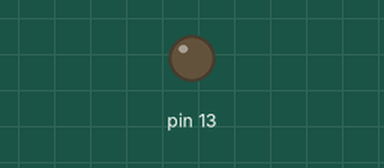
Recording of a sketch running on a simulated Arduino Uno, built with avr-gcc and run on an emulated ATmega328P. Parts: output pins drawn as LEDs (lit = HIGH). Pins used as bus, display or sensor lines are not drawn; what the sketch prints to the serial monitor is not drawn.

Above: at 0.1 s.
At 1.6 s:
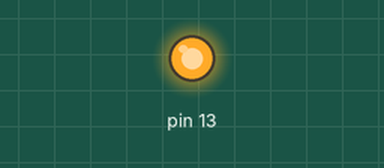
Timing chart, 0 to 3.1 s (numbered marks = the images above):
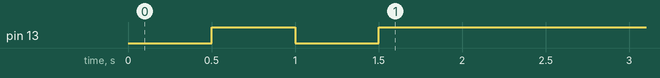

The sketch:

CS1621GN.ino
```cpp
/*Begining of Auto generated code by Atmel studio */
/*
This code is not clean and also is not perfect, this is only
a reference to extract ideas and adapte to your solution.
*/
#define LCD_in 7 // This is the pin number 7 on Arduino UNO
#define LCD_wr 8 // This is the pin number 8 on Arduino UNO
#define LCD_cs 9 // This is the pin number 9 on Arduino UNO

unsigned int symbolsHEX[16] = {0xFA,0x0A,0xD6,0x9E,0x2E,0xBC,0xFC,0x1A,0xFE,0x3E,0x7E,0xEC,0xF0,0xCE,0xF4,0x74};

//ATT: On the Uno and other ATMEGA based boards, unsigned ints (unsigned integers) are the same as ints in that they store a 2 byte value.
//Long variables are extended size variables for number storage, and store 32 bits (4 bytes), from -2,147,483,648 to 2,147,483,647.
/*
This is the format of commands:
READ..................110 A5A4A3A2A1A0 D0D1D2D3
WRITE.................101 A5A4A3A2A1A0 D0D1D2D3
READ- MODIFY -WRITE...101 A5A4A3A2A1A0 D0D1D2D3
SYS DIS...............100 000-0000-X C

SYS DIS 100 0000-0000-X C Turn off both system oscillator and LCD bias generator Yes
SYS EN 100 0000-0001-X C Turn on system oscillator LCD, OFF 100 0000-0010-X C
Turn off LCD bias generator Yes LCD ON 100 0000-0011-X C Turn on LCD bias generator
*/
void setup() {
  pinMode(LCD_wr, OUTPUT);
  pinMode(LCD_in, OUTPUT);
  pinMode(LCD_cs, OUTPUT);

  pinMode(13, OUTPUT);
  Serial.begin(115200);
  digitalWrite(LCD_cs, LOW);
  delayMicroseconds(5);
  digitalWrite(13, LOW);
  delay(500);
  digitalWrite(13, HIGH);
  delay(500);
  digitalWrite(13, LOW);
  delay(500);
  digitalWrite(13, HIGH);
  delay(500);
  //
  initLCD();
  delay(100);
}
void send_char(unsigned int a){
  unsigned int data = 0;
  unsigned int mask = 1; //our bitmask
    data=a;
    digitalWrite(LCD_cs, LOW); // When strobe is low, all output is enable. If high, all output will be set to low.
    delayMicroseconds(2);
  // I define the size of mask to send only 12 bits
    for (mask = 0b000000000001; mask<4096; mask <<= 1) { //iterate through bit mask
    // Serial.println(mask, BIN);
    digitalWrite(LCD_wr,LOW);// need invert the signal to allow 8 bits is is low only send 7 bits
    delayMicroseconds(2);
      if (data & mask){ // if bitwise AND resolves to true
        digitalWrite(LCD_in, HIGH);
      // Serial.print(1);
      }
      else{ //if bitwise and resolves to false
        digitalWrite(LCD_in, LOW);
      // Serial.print(0);
      }
      digitalWrite(LCD_wr, HIGH);// need invert the signal to allow 8 bits is is low only send 7 bits
      delayMicroseconds(2);
    }
    digitalWrite(LCD_cs, HIGH); // When strobe is low, all output is enable. If high, all output will be set to low.
      delayMicroseconds(2);
}
void send_cmd(unsigned int a){
  // Attention: The "cmd" use 13 bits, the send_char use only 12
  //
  unsigned int data = 0;
  unsigned int mask = 1; //our bitmask
    data=a;
    digitalWrite(LCD_cs, LOW); // When strobe is low, all output is enable. If high, all output will be set to low.
    delayMicroseconds(2);
  // I define the size of mask to send only 12 bits
    for (mask = 0b0000000000001; mask < 8192; mask <<= 1) { //iterate through bit mask
      //Serial.println(mask, BIN);
    digitalWrite(LCD_wr,LOW);// need invert the signal to allow 8 bits is is low only send 7 bits
    delayMicroseconds(2);
      if (data & mask){ // if bitwise AND resolves to true
        digitalWrite(LCD_in, HIGH);
        //Serial.print(1);
      }
      else{ //if bitwise and resolves to false
        digitalWrite(LCD_in, LOW);
        //Serial.print(0);
      }
      digitalWrite(LCD_wr, HIGH);// need invert the signal to allow 8 bits is is low only send 7 bits
      delayMicroseconds(2);
    }
    digitalWrite(LCD_cs, HIGH); // When strobe is low, all output is enable. If high, all output will be set to low.
    delayMicroseconds(2);
}
void send_cmd13(unsigned int a){
  // Attention: The "cmd" use 13 bits, the send_char use only 12
  //
  unsigned int data = 0;
  unsigned int mask = 1; //our bitmask
    data=a;
    digitalWrite(LCD_cs, LOW); // When strobe is low, all output is enable. If high, all output will be set to low.
    delayMicroseconds(2);
  // I define the size of mask to send only 12 bits
    for (mask = 0b1000000000000; mask > 0; mask >>= 1) { //iterate through bit mask
      //Serial.println(mask, BIN);
    digitalWrite(LCD_wr,LOW);// need invert the signal to allow 8 bits is is low only send 7 bits
    delayMicroseconds(2);
      if (data & mask){ // if bitwise AND resolves to true
        digitalWrite(LCD_in, HIGH);
        //Serial.print(1);
      }
      else{ //if bitwise and resolves to false
        digitalWrite(LCD_in, LOW);
        //Serial.print(0);
      }
      digitalWrite(LCD_wr, HIGH);// need invert the signal to allow 8 bits is is low only send 7 bits
      delayMicroseconds(2);
    }
    digitalWrite(LCD_cs, HIGH); // When strobe is low, all output is enable. If high, all output will be set to low.
    delayMicroseconds(2);
}
void initLCD(){
    //*****************************************************************//
    //  LCD OFF 10000000010X Turn off LCD outputs
    //  LCD ON  10000000011X Turn on LCD outputs
    //
    //  BIAS & COM 1000010abXcX
    //  c=0: 1/2 bias option
    //  c=1: 1/3 bias option
    //  ab=00: 2 commons option
    //  ab=01: 3 commons option
    //  ab=10: 4 commons option
    //****************************************************************//
    //            X0Xba0100001
    //send_char(0b000100100001); //100 0010-abX0-X BIAS 1/2 LCD 1/2 bias option ab=00: 2 commons option ab=01: 3 commons option ab=10: 4 commons option
    //send_char(0b010100100001); //100 0010-abX0-X BIAS 1/2 LCD 1/2 bias option ab=00: 2 commons option ab=01: 3 commons option ab=10: 4 commons option
    //The LCD I'm use, have 4 common pins. I let the position of "a" with "1" to select this option!
    send_char(0b000010100001); //100 0010-abX1-X BIAS 1/3 LCD 1/3 bias option ab=00: 2 commons option ab=01: 3 commons option ab=10: 4 commons option
    send_char(0b001100000001);// TIMER EN 100 0000-0110-X  Enable time base output
    //send_char(0b000000000001); //SYS DIS Turn off both system oscillator and LCD bias generator, stay off
    //delay(2000);
    //send_char(0B100000000010); // SYS EN
    send_char(0B010000000001); // SYS EN
    //send_char(0B100000000110); // LCD ON
    send_char(0B011000000001); // LCD ON
    //send_char(0B001000000001); // LCD OFF
}
void fourBitsZero(void){
    // all the 4 first bits at left side with the value 0000, means clean LCD;
    send_cmd(0B0000000000101);
    send_cmd(0B0000100000101);
    send_cmd(0B0000010000101);
    send_cmd(0B0000110000101);
    send_cmd(0B0000001000101);
    send_cmd(0B0000101000101);
    send_cmd(0B0000011000101);
    send_cmd(0B0000111000101);
    send_cmd(0B0000000100101);
    send_cmd(0B0000100100101);
    send_cmd(0B0000010100101);
    send_cmd(0B0000110100101);
    send_cmd(0B0000001100101);
    send_cmd(0B0000101100101);
    send_cmd(0B0000011100101);
    send_cmd(0B0000111100101);
    //a0-a15 ... d0-d15
    send_cmd(0B0000000010101);
    send_cmd(0B0000100010101);
    send_cmd(0B0000010010101);
    send_cmd(0B0000110010101);
    send_cmd(0B0000001010101);
    send_cmd(0B0000101010101);
    send_cmd(0B0000011010101);
    send_cmd(0B0000111010101);
    send_cmd(0B0000000110101);
    send_cmd(0B0000100110101);
    send_cmd(0B0000010110101);
    send_cmd(0B0000110110101);
    send_cmd(0B0000001110101);
    send_cmd(0B0000101110101);
    send_cmd(0B0000011110101);
    send_cmd(0B0000111110101);
}
void numbers0123(void){
  //0xFA,0x0A,0xD6,0x9E,
    // 1/0-1/15 ... 4/0-4/15
    send_cmd(0B1111000000101); //first digit from left seg: a,d,e,f
    send_cmd(0B1010100000101); //First digit from left seg: b,g,c

    send_cmd(0B0000010000101); //Second digit from left seg: a,d,e,f
    send_cmd(0B1010110000101); //Second digit from left seg: b,g,c,dot

    send_cmd(0B1101001000101); //Third digit from left seg: d,e,f,a,
    send_cmd(0B0110101000101); //Third digit from left seg: c,g,b,dot

    send_cmd(0B1001011000101); //Fourth digit from left seg: d,e,f,a,
    send_cmd(0B1110111000101); //Fourth digit from left seg: c,g,b,dot
}
void numbers4567(void){
  //0x2E,0xBC,0xFC,0x1A,
    // 4
    send_cmd(0B0010000000101); //first digit from left seg: d,e,f,a
    send_cmd(0B1110100000101); //First digit from left seg: c,g,b,h
    //5
    send_cmd(0B1011010000101); //Second digit from left seg: d,e,f,a
    send_cmd(0B1100110000101); //Second digit from left seg: c,g,b,h
    //6
    send_cmd(0B1111001000101); //Third digit from left seg: d,e,f,a,
    send_cmd(0B1100101000101); //Third digit from left seg: c,g,b,h
    //7
    send_cmd(0B0001011000101); //Fourth digit from left seg: d,e,f,a,
    send_cmd(0B1010111000101); //Fourth digit from left seg: c,g,b,h
}
void numbers89AB(void){
  //0xFE,0x3E,0x7E,0xEC,
    // 8
    send_cmd(0B1111000000101); //first digit from left seg: d,e,f,a
    send_cmd(0B1110100000101); //First digit from left seg: c,g,b,h
    //9
    send_cmd(0B0011010000101); //Second digit from left seg: d,e,f,a
    send_cmd(0B1110110000101); //Second digit from left seg: c,g,b,h
    //A
    send_cmd(0B0111001000101); //Third digit from left seg: d,e,f,a,
    send_cmd(0B1110101000101); //Third digit from left seg: c,g,b,h
    //B
    send_cmd(0B1110011000101); //Fourth digit from left seg: d,e,f,a,
    send_cmd(0B1100111000101); //Fourth digit from left seg: c,g,b,h
}
void numbersCDEF(void){
  //0xF0,0xCE,0xF4,0x74
    // C
    send_cmd(0B1111000000101); //first digit from left seg: d,e,f,a
    send_cmd(0B0000100000101); //First digit from left seg: c,g,b,h
    //D
    send_cmd(0B1100010000101); //Second digit from left seg: d,e,f,a
    send_cmd(0B1110110000101); //Second digit from left seg: c,g,b,h
    //E
    send_cmd(0B1111001000101); //Third digit from left seg: d,e,f,a,
    send_cmd(0B0100101000101); //Third digit from left seg: c,g,b,h
    //F
    send_cmd(0B0111011000101); //Fourth digit from left seg: d,e,f,a,
    send_cmd(0B0100111000101); //Fourth digit from left seg: c,g,b,h
}
void segmentTest(void){
  unsigned int common=0;
  unsigned int address=0;
  unsigned int cmd=0b101;
  unsigned int mem=0;
  unsigned int aux=0;
  unsigned int var=0;
  unsigned int data=0;
  unsigned int temp=0;
  //
    for(common=0; common<16; common++){
        temp=0;
        var=(common << 9);
        //Serial.print("var: "); Serial.print(var, BIN); Serial.print("; var=");Serial.println(var, DEC);// Only for Debug
        //
            for (mem=0; mem< 64; mem++){
              data=0;
              data=(data | cmd);
              //Serial.print("Data 1: "); Serial.println(data, BIN); // Only for Debug
              aux=mem << 3;
              //Serial.print("aux: "); Serial.print(aux, BIN); Serial.print("; mem="); Serial.println(mem, DEC); // Only for Debug
              data=(data | aux);
              //Serial.print("Data 2: "); Serial.println(data, BIN); // Only for Debug
              temp=(data | var);
              send_cmd(temp);
              //Serial.println(temp, BIN); // Only for Debug
              delay(50);
              }
    }
}
void allOn(void){
  //This is a construction of a Command: cmd with 13 bits
  //The unsigned int declaration keep 2 bytes
  //WRITE.................101 A5A4A3A2A1A0D0D1D2D3  It is design of commmand to Write, 13 bits
    unsigned int common=0;
    unsigned int address=0;
    unsigned int cmd=0b101;
    unsigned int mem=0;
    unsigned int aux=0;
    unsigned int var=0;
    unsigned int data=0;
    unsigned int temp=0;
    //
  for(common=0; common<16; common++){  //This is the four bits of DATA: D0 to D3
          temp=0;
          //var=(common << 9); //Here I create the 4 bits used as Data D0 to D3.
          var = (0x0F << 9); //Here I force the 4 bits to value "1"
            for (mem=0; mem< 64; mem++){  //This will be used to fill address A5 to A0
              data=0;
              data=(data | cmd);  //cmd is the 3 bits which define the command type
              //Serial.print("Data 1: "); Serial.println(data, BIN); // Only for Debug
              //invertBit(mem);
              aux=mem << 3; //This is normal use
              //Serial.print("aux: "); Serial.print(aux, BIN); Serial.print("; mem="); Serial.println(mem, DEC); // Only for Debug
              data=(data | aux);
              //Serial.print("Data 2: "); Serial.println(data, BIN); // Only for Debug
              temp=(data | var);
              send_cmd(temp);
              Serial.println(temp, BIN);
              delayMicroseconds(2);
            }
  }
}
void allOff(void){
  //This is a construction of a Command: cmd with 13 bits
  //The unsigned int declaration keep 2 bytes
  //WRITE.................101 A5A4A3A2A1A0D0D1D2D3  It is design of commmand to Write, 13 bits
    unsigned int common=0;
    unsigned int address=0;
    unsigned int cmd=0b101;
    unsigned int mem=0;
    unsigned int aux=0;
    unsigned int var=0;
    unsigned int data=0;
    unsigned int temp=0;
    //
  for(common=0; common<16; common++){  //This is the four bits of DATA: D0 to D3
          temp=0;
          //var=(common << 9);  //Here I create the 4 bits used as Data D0 to D3.
          var = (0x00 << 9);    //Here I force the 4 bits to value "0"
            for (mem=0; mem< 64; mem++){  //This will be used to fill address A5 to A0
              data=0;
              data=(data | cmd);  //cmd is the 3 bits which define the command type
              //Serial.print("Data 1: "); Serial.println(data, BIN); // Only for Debug
              aux=mem << 3; //This is normal use
              //Serial.print("aux: "); Serial.print(aux, BIN); Serial.print("; mem="); Serial.println(mem, DEC); // Only for Debug
              data=(data | aux);
              //Serial.print("Data 2: "); Serial.println(data, BIN); // Only for Debug
              temp=(data | var);
              send_cmd(temp);
              Serial.println(temp, BIN);
              delayMicroseconds(2);
            }
  }
}
void hexValues(void){
  //This is a construction of a Command: cmd with 13 bits
  //The unsigned int declaration keep 2 bytes
  //WRITE.................101 A5A4A3A2A1A0D0D1D2D3  It is design of commmand to Write, 13 bits
    unsigned int cmd=0b101;
    unsigned int mem=0;
    unsigned int aux=0;
    unsigned int varL=0;
    unsigned int varH=0;
    unsigned int data=0;
    unsigned int temp=0;
    unsigned int odd = 0x00;
    unsigned int pos = 0x00;
    unsigned char myChar = 0x00;
    uint8_t cL = 0;
    uint8_t cH = 0;

    for(pos = 0; pos < 16; pos++){
      myChar = reverse_bits(symbolsHEX[pos]);
      cL = ((myChar >> 0) & 0x0F);
      cH = ((myChar >> 4) & 0x0F);
          for(mem = 0; mem < 8; mem++){  //This is the four bits of DATA: D0 to D3
              odd = (mem % 2);
              // Serial.print("Even/Odd: "); Serial.println(odd, HEX);
              // Serial.print(cH, HEX); Serial.print("  "); Serial.println(cL, HEX);
              data = 0;
              data = cmd << 10;  //cmd is the 3 bits which define the command type and I start it by the left side!
                   if(odd == 0){  //One number is assembled by two word's of 4 bits, I use the Odd and Even to identify each is the word High or Low
                    varL = (cL << 12); //
                    Serial.print("L :"); Serial.println(varL, BIN);
                    data = ((data | mem << 4));
                    temp = (data | varL >>12);
                    send_cmd13(temp); //I use this function to send the 13 bits cmd inverted, because I construct the instruction in reverse order, only by this!
                   }
                   else{
                    varH = (cH << 12); //
                    Serial.print("H :"); Serial.println(varH, BIN);
                    data = ((data | mem << 4));
                    temp = (data | varH >>12);
                    send_cmd13(temp); //I use this function to send the 13 bits cmd inverted, because I construct the instruction in reverse order, only by this!
                    delay(700); //Only here I do the delay, because the assemblage of the digit use 2 half byte! Finish at second word of 4 bits!
                   }
              delayMicroseconds(20);
      }
      //delay(2000);
    }
}
unsigned int reverse_bits(unsigned char b){
  //I use this function to flip the bit's of HEX construction of digits at function hexValues();
    unsigned char   r = 0;
    unsigned        byte_len = 8;

    while (byte_len--) {
        r = (r << 1) | (b & 1);
        b >>= 1;
    }
    return r;
}
void loop() {
  allOn();
  delay(1000);
  allOff();
  delay(1000);
  segmentTest();
  delay(800);

 while(1){
    allOff();
    delay(500);
    hexValues();
    delay(50);
    numbers0123();
    delay(1000);
    numbers4567();
    delay(1000);
    numbers89AB();
    delay(1000);
    numbersCDEF();
    delay(1000);
  }
 }
```
